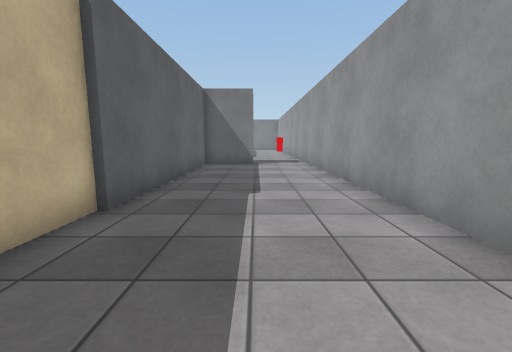
view 1 (above)

19 first-person views from a walk through a scene from a Unity 3-D project. The camera is 1.2 m above the floor, tilts 8° down and sees 90° across. The floor is counted in squares, 1 m on a side. Each view is taken from the middle of a square. On the plan, view 1 faces up. The plan holds only what a view shows up to about 12 squares ahead; the rest is blank. The place goes on beyond the plan. The player character is not drawn. Some animated figures are not drawn. Door leaves are left out, so doorways stand open. Surface patterns are stand-ins for the level's own textures.

view 2
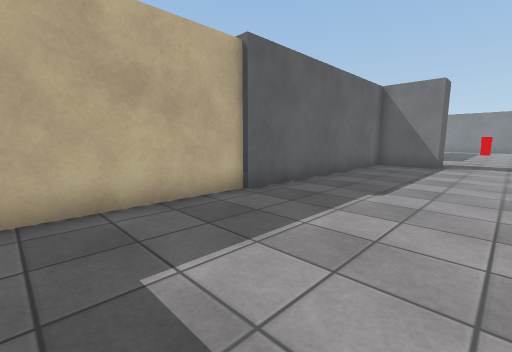

view 3
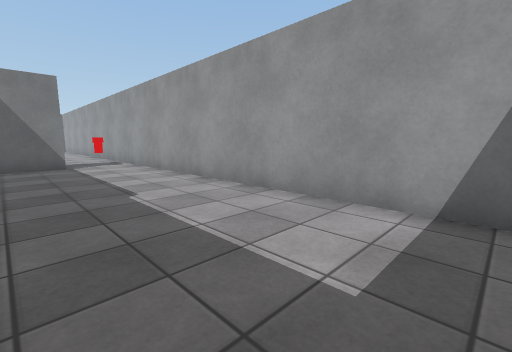

view 4
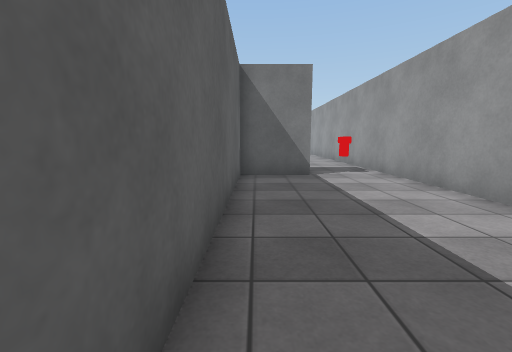

view 5
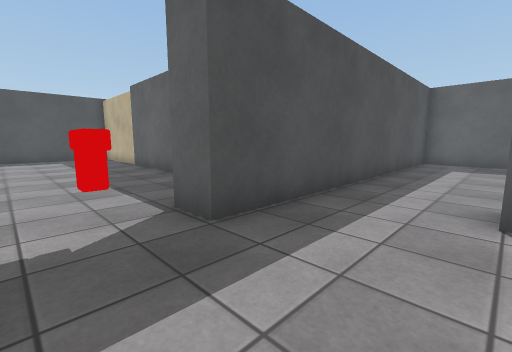

view 6
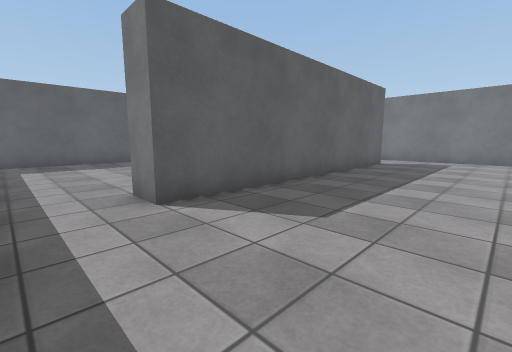

view 7
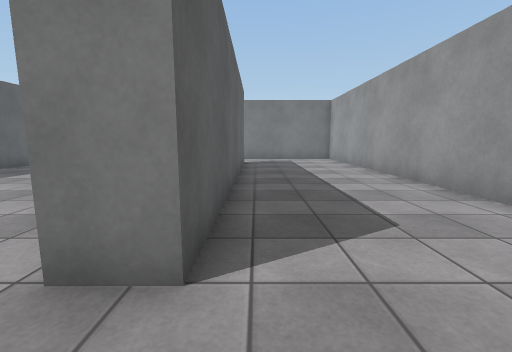

view 8
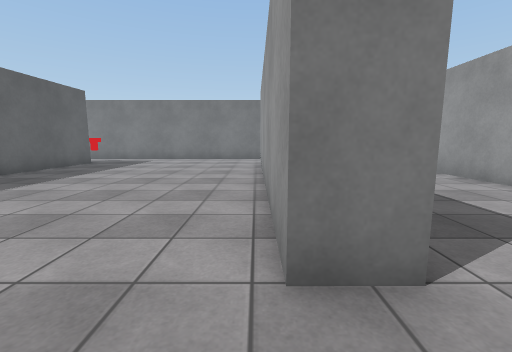

view 9
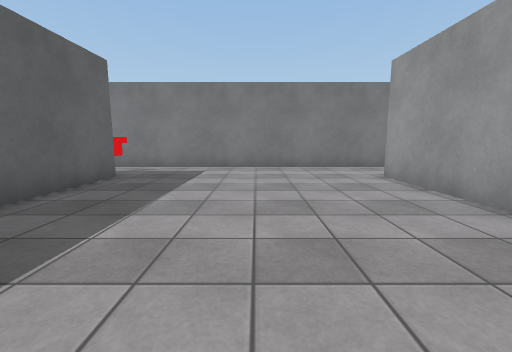

view 10
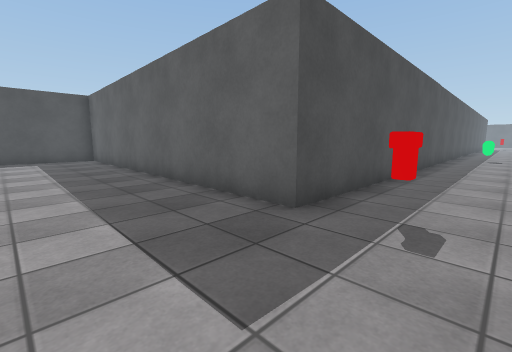

view 11
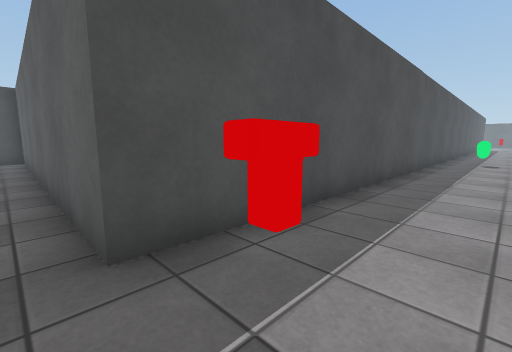

view 12
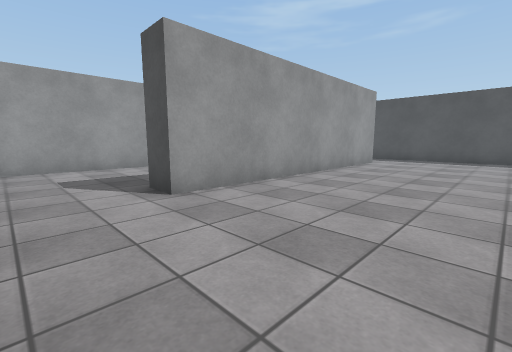

view 13
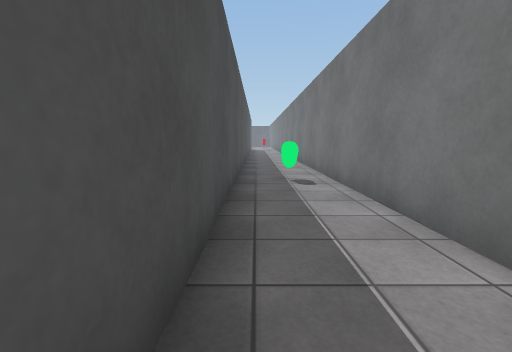

view 14
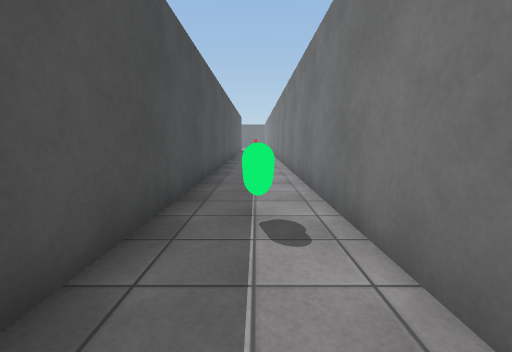

view 15
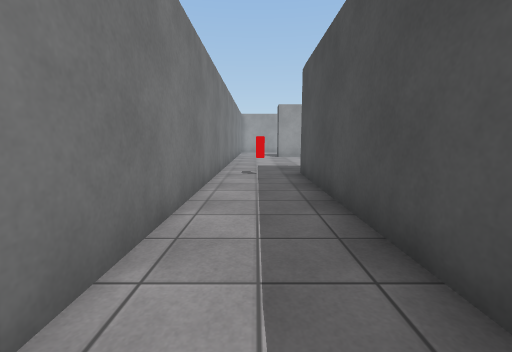

view 16
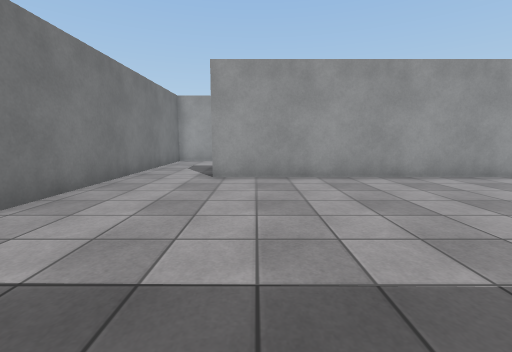

view 17
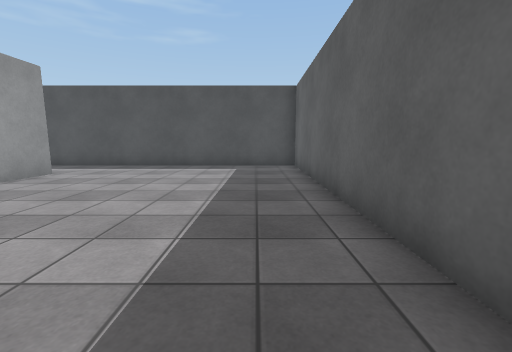

view 18
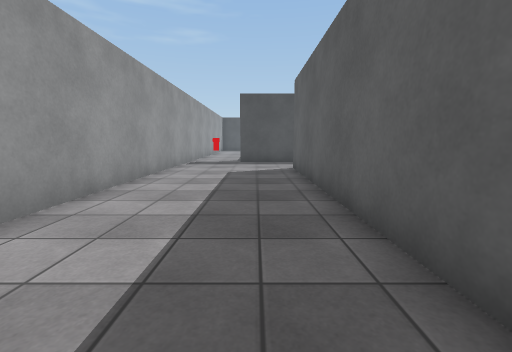

view 19
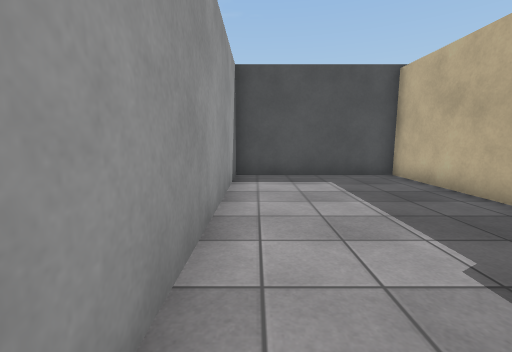

### Floor plan
Points are (right, up) in squares from view 1. A wall is a line through its corners. A room is listed if a view was taken in it or the views show most of it. See-through windows are left out.
Room 1 (views 1, 2, 3, 4, 19)
walls: (-2.7, 4.4) (-2.7, -0.8) (2.7, -0.8) (2.7, 14.4); (-0.2, 13.9) (-0.2, 12.8) (-2.5, 12.8) (-2.5, 4.2)
ways out: opening at (1.5, 13.5) to room 2
objects: other object (1, 13) to (1, 14)
Room 2 (views 5, 6, 7, 8, 9, 10, 11, 12, 13, 14, 15, 16, 17, 18)
walls: (-2.5, 27.6) (-2.5, 17) (-3.8, 17) (-3.8, 28.4) (-2.5, 28.4); (2, 31.4) (-20.7, 31.4); (2.7, 14.4) (2.7, 31.1); (-22.2, 31.4) (-31.5, 31.4); (-31.5, 28.4) (-12.6, 28.4) (-12.8, 13.9) (-0.2, 13.9)
ways out: opening at (1.5, 13.5) to room 1
objects: other object (-28, 30); other object (-13, 30)

Positions as (right, up) in squares from view 1, and headings:
1: (0, 0), facing up
2: (2, 0), facing up-left
3: (-2, 0), facing up-right
4: (-2, 4), facing up
5: (2, 17), facing down-left
6: (2, 15), facing up-left
7: (-2, 15), facing up
8: (-4, 15), facing up
9: (-8, 20), facing up
10: (-9, 31), facing down-left
11: (-12, 31), facing down-left
12: (-9, 31), facing down-right
13: (-20, 29), facing left
14: (-24, 30), facing left
15: (-22, 30), facing right
16: (-12, 27), facing right
17: (-11, 26), facing down
18: (-1, 28), facing down
19: (2, 8), facing down
